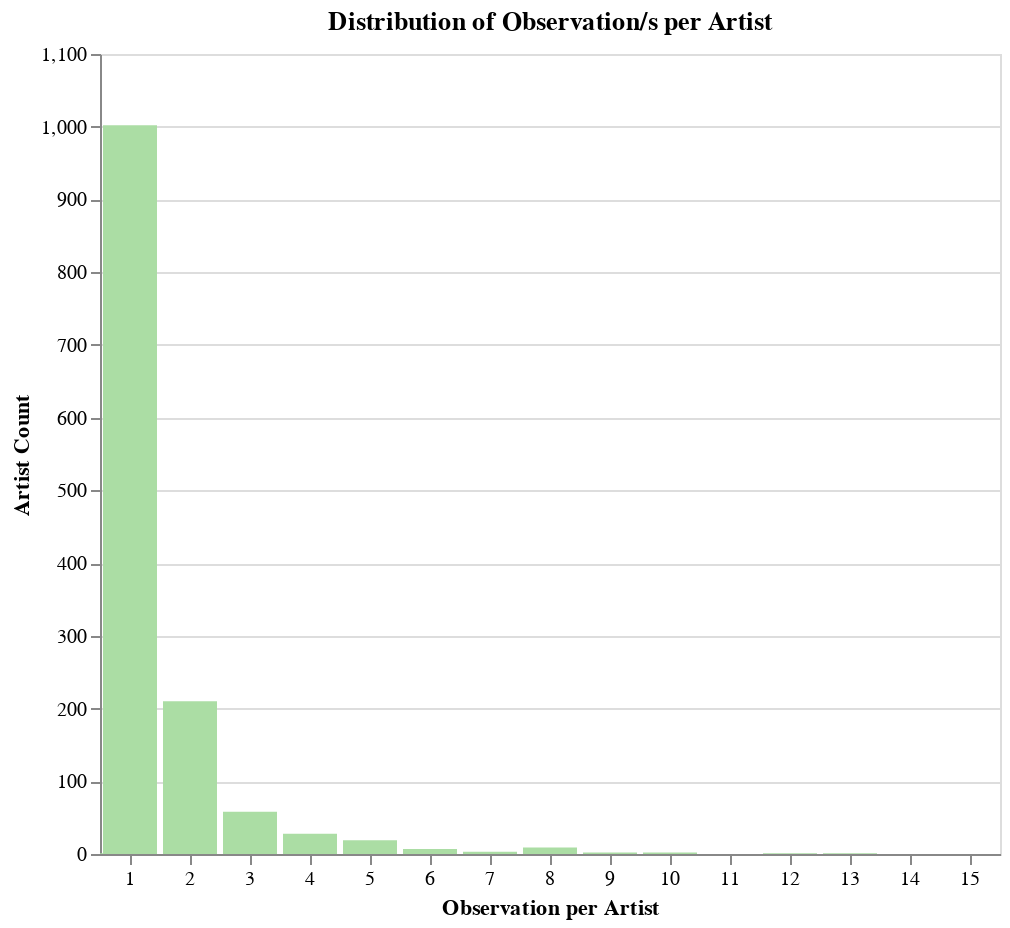

Source (notebook cell):
### Code cell
artist_distribution(df)

### Figure 1 — Vega-Lite specification as saved in the notebook (floating-point values rounded to 4 significant figures)
{"config": {"view": {"continuousWidth": 300, "continuousHeight": 300}}, "data": {"name": "data-597a2c86f2967b02c2e8dfe88de554e5"}, "mark": {"type": "bar"}, "encoding": {"color": {"value": "#abdda4"}, "tooltip": [{"field": "count", "title": "Observations", "type": "quantitative"}, {"field": "share", "format": ".2%", "title": "Share", "type": "quantitative"}], "x": {"axis": {"labelAngle": 0, "title": "Observation per Artist"}, "field": "observation", "scale": {"domain": [1.0, 2.0, 3.0, 4.0, 5.0, 6.0, 7.0, 8.0, 9.0, 10.0, 11.0, 12.0, 13.0, 14.0, 15.0]}, "type": "ordinal"}, "y": {"axis": {"title": "Artist Count"}, "field": "count", "type": "quantitative"}}, "height": 400, "title": "Distribution of Observation/s per Artist", "width": 450, "$schema": "https://vega.github.io/schema/vega-lite/v5.8.0.json", "datasets": {"data-597a2c86f2967b02c2e8dfe88de554e5": [{"observation": 1, "count": 1002, "share": 0.7461}, {"observation": 2, "count": 210, "share": 0.1564}, {"observation": 3, "count": 58, "share": 0.04319}, {"observation": 4, "count": 28, "share": 0.02085}, {"observation": 5, "count": 19, "share": 0.01415}, {"observation": 6, "count": 7, "share": 0.005212}, {"observation": 7, "count": 3, "share": 0.002234}, {"observation": 8, "count": 9, "share": 0.006701}, {"observation": 9, "count": 2, "share": 0.001489}, {"observation": 10, "count": 2, "share": 0.001489}, {"observation": 12, "count": 1, "share": 0.0007446}, {"observation": 13, "count": 1, "share": 0.0007446}, {"observation": 16, "count": 1, "share": 0.0007446}]}}
